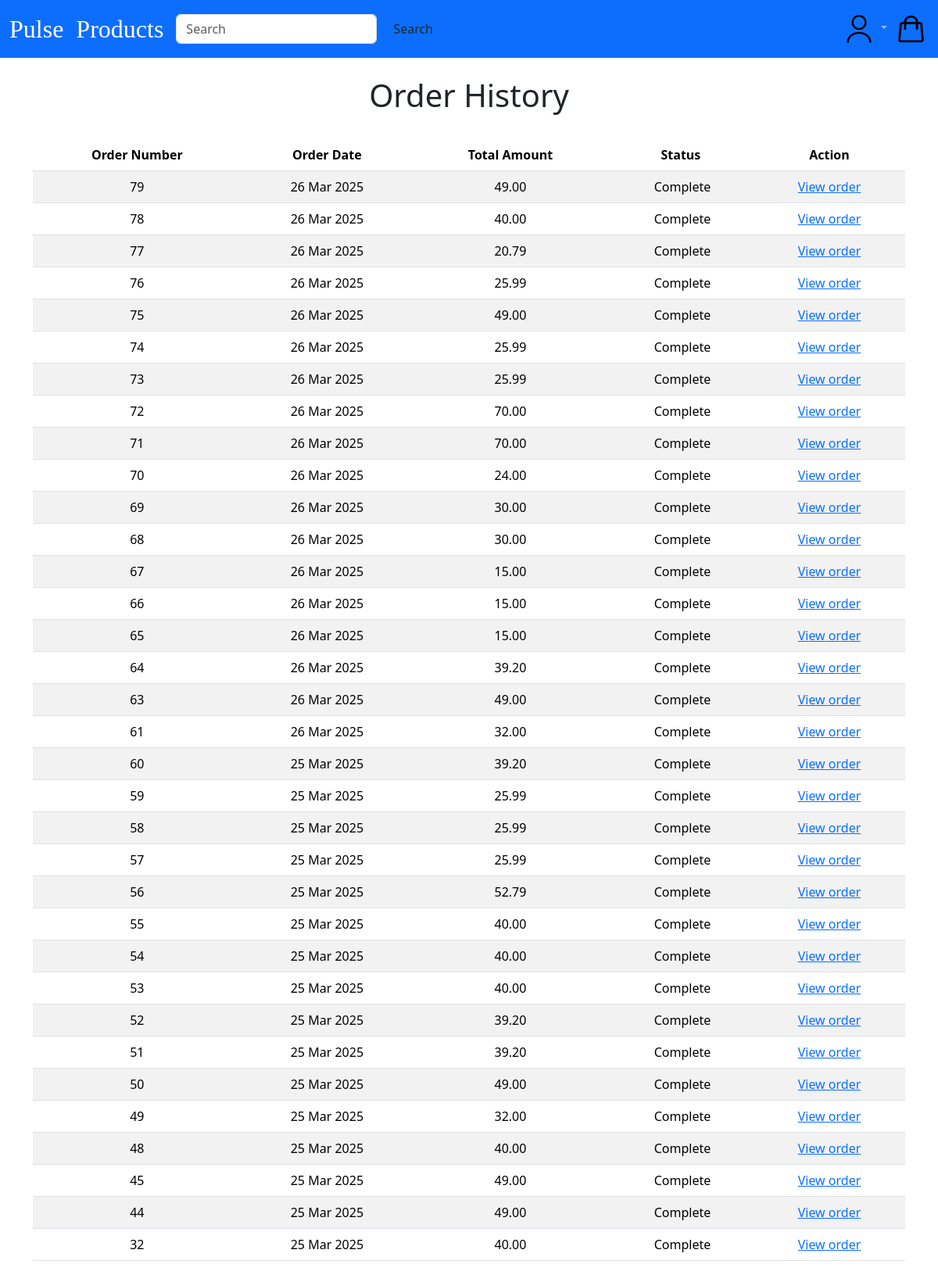
The page /order/history/ (signed in) on the database as committed earlier.
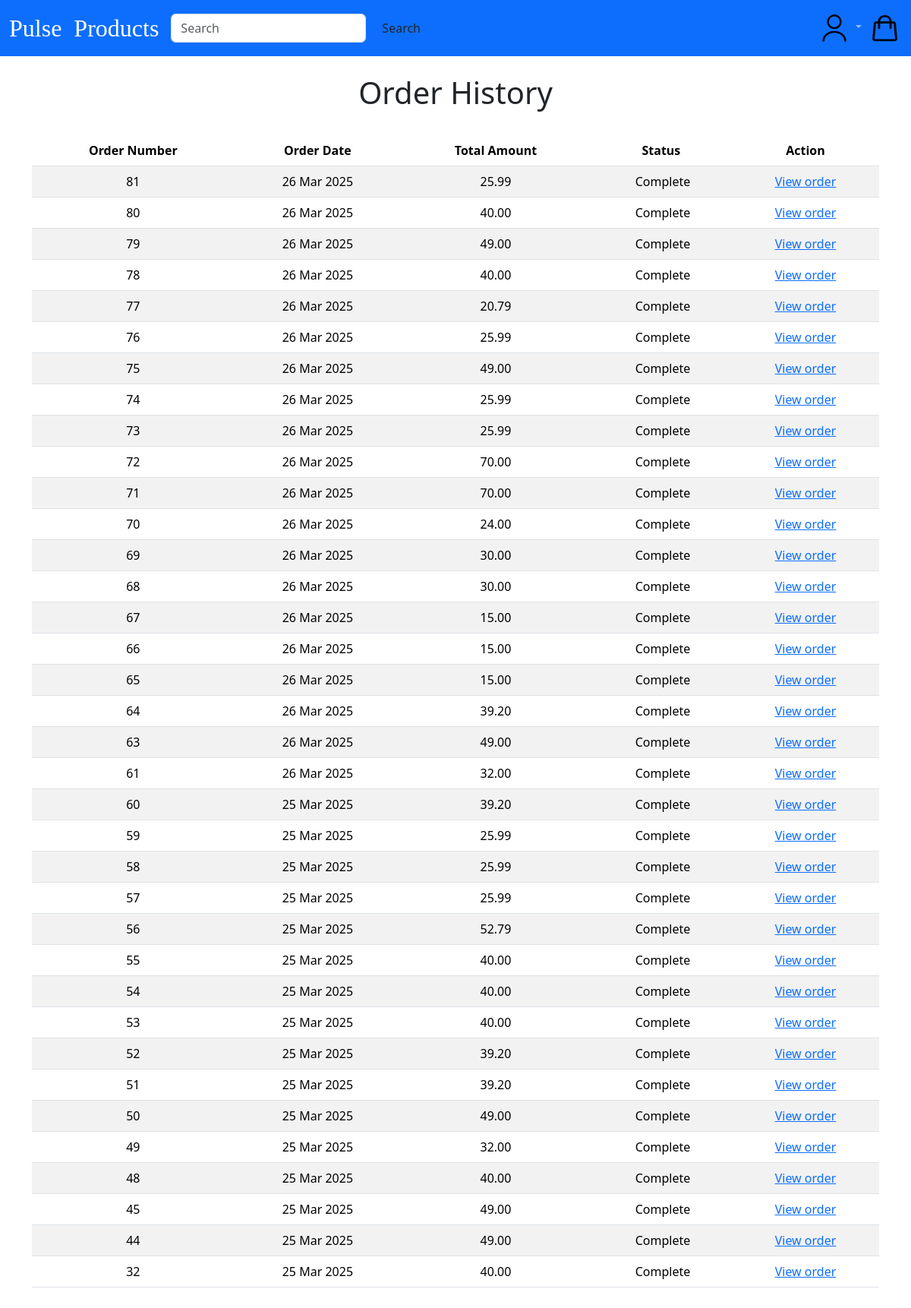
The same page on the database as committed later.
### order/models.py (models this page shows, shortened)
class Order(models.Model):
    token = models.CharField(max_length=250, blank=True)
    total = models.DecimalField(max_digits=10, decimal_places=2,verbose_name='Euro Order Total')
    emailAddress = models.EmailField(max_length=250, blank=True,verbose_name='Email Address')
    created = models.DateTimeField(auto_now_add=True)
    billingName = models.CharField(max_length=250, blank=True)
    billingAddress1 = models.CharField(max_length=250, blank=True)
    billingCity = models.CharField(max_length=250, blank=True)
    billingPostcode = models.CharField(max_length=10, blank=True)
    billingCountry = models.CharField(max_length=200, blank=True)
    shippingName = models.CharField(max_length=250, blank=True)
    shippingAddress1 = models.CharField(max_length=250, blank=True)
    shippingCity = models.CharField(max_length=250, blank=True)
    shippingPostcode = models.CharField(max_length=10, blank=True)
    shippingCountry = models.CharField(max_length=200, blank=True)
    voucher = models.ForeignKey(Voucher,
                                related_name='orders',
                                null=True,
                                blank=True,
                                on_delete=models.SET_NULL)
    discount = models.IntegerField(default = 0,
                                validators=[MinValueValidator(0),
                                MaxValueValidator(100)])
    class Meta:
        db_table = 'Order'
        ordering = ['-created']

### order/views.py (the view)
# urls.py: path('history/', views.orderHistory.as_view(), name='order_history'),
class orderHistory(LoginRequiredMixin, View):
    def get (self, request):
        if request.user.is_authenticated:
            email = request.user.email
            order_details = Order.objects.filter(emailAddress=email)
        return render(request, 'orders_list.html', {'order_details':
order_details})

### cart/context_processors.py (called while the page is built)
def counter(request):
    item_count = 0
    if 'admin' in request.path:
        return {}
    else:
        try:
            cart = Cart.objects.filter(cart_id=_cart_id(request))
            cart_items = CartItem.objects.all().filter(cart=cart[:1])
            for cart_item in cart_items:
                item_count += cart_item.quantity
        except Cart.DoesNotExist:
            item_count = 0
    return {'item_count':item_count}

### cart/views.py (called while the page is built)
def _cart_id(request):
    cart = request.session.session_key
    if not cart:
        cart = request.session.create()
    return cart

### users/context_processors.py (called while the page is built)
def user_groups(request):
    if request.user.is_authenticated:
        return {'is_manager': request.user.groups.filter(name='Manager').exists()}
    return {'is_manager': False}

### order/templates/orders_list.html (shortened to what this page needs)
{% extends "base.html" %}
{% load static %}
{% block content %}
    <div>
        <div class="text-center">
            <br>
            <h1 class="text-center my_title">Order History</h1>
            <br>
            {% if order_details %}
            <table class="table table-striped">
                <thead>
                    <tr>
                        <th>Order Number</th>
                        <th>Order Date</th>
                        <th>Total Amount</th>
                        <th>Status</th>
                        <th>Action</th>
                    </tr>
                </thead>
                <tbody>
                    {% for order in order_details %}
                    <tr>
                        <td>{{ order.id }}</td>
                        <td>{{ order.created|date:"d M Y" }}</td>
                        <td>{{ order.total }}</td>
                        <td>&nbsp;Complete</td>
                        <td><a href="{% url 'order:order_detail' order.id %}">View order</a></td>
                    </tr>
                    {% endfor %}
                </tbody>
            </table>
            {% else %}
            <p>You have not placed any orders yet.<br><br><a href="{% url 'pages:all_products' %}" class="btn btn-secondary">Continue shopping</a></p>
            {% endif %}
        </div>
    </div>
    <br>
    <br>
{% endblock %}

Rows that differ between the two databases and show on the page:
added Order: id "81", created "26 Mar 2025", total "25.99"
added Order: id "80", created "26 Mar 2025", total "40.00"
